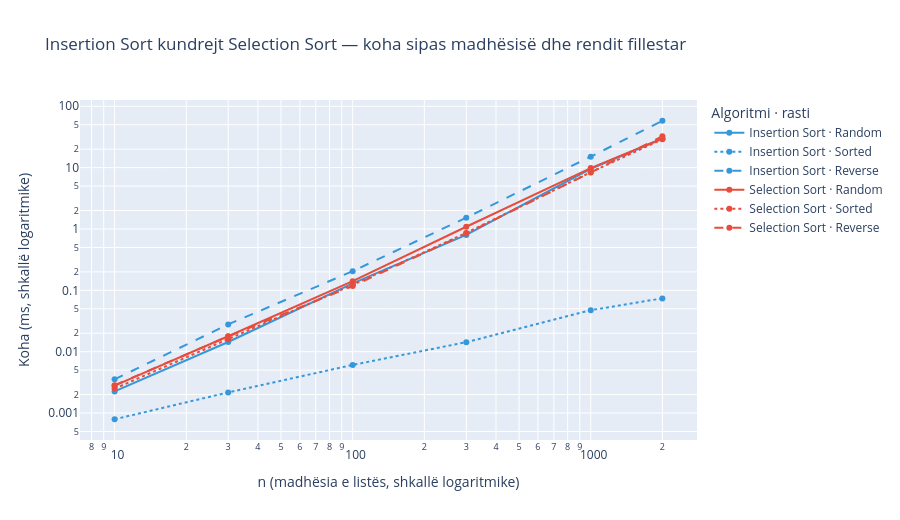

Write notebook code for a chart like this one.
### Code cell
# Ushtrim 4: Insertion Sort vs Selection Sort

import time
import random
import plotly.graph_objects as go

def insertion_sort(lista):
    n = len(lista)
    for i in range(1, n):
        vlera = lista[i]
        j = i - 1
        while j >= 0 and lista[j] > vlera:
            lista[j + 1] = lista[j]
            j -= 1
        lista[j + 1] = vlera
    return lista

def selection_sort(lista):
    n = len(lista)
    for i in range(n - 1):
        min_idx = i
        for j in range(i + 1, n):
            if lista[j] < lista[min_idx]:
                min_idx = j
        lista[i], lista[min_idx] = lista[min_idx], lista[i]
    return lista

def mat_kohen(funksioni, lista):
    # Një matje e vetme është e zhurmshme (sidomos për lista të shkurtra):
    # e përsërisim, sa herë na lejon koha, dhe mbajmë kohën MË TË VOGËL.
    perseritje = max(1, min(25, 300_000 // (len(lista) ** 2)))
    me_e_mira = float("inf")
    for _ in range(perseritje):
        kopje = lista.copy()
        t = time.perf_counter()
        funksioni(kopje)
        me_e_mira = min(me_e_mira, time.perf_counter() - t)
    return me_e_mira

madhesite = [10, 30, 100, 300, 1000, 2000]
rastet = {
    "Random":  lambda n: random.sample(range(1, n + 1), n),
    "Sorted":  lambda n: list(range(1, n + 1)),
    "Reverse": lambda n: list(range(n, 0, -1)),
}
algoritmet = {"Insertion Sort": insertion_sort, "Selection Sort": selection_sort}
ngjyrat = {"Insertion Sort": "#3498db", "Selection Sort": "#e74c3c"}
vijat = {"Random": "solid", "Sorted": "dot", "Reverse": "dash"}

kohet = {}
print(f"{'n':>6} | {'rasti':<8} | {'Insertion (ms)':>14} | {'Selection (ms)':>14}")
print("-" * 52)
for n in madhesite:
    for rasti, krijo in rastet.items():
        lista = krijo(n)
        for emri, alg in algoritmet.items():
            kohet[emri, rasti, n] = mat_kohen(alg, lista)
        print(f"{n:>6} | {rasti:<8} | {kohet['Insertion Sort', rasti, n] * 1e3:>14.4f} | "
              f"{kohet['Selection Sort', rasti, n] * 1e3:>14.4f}")

fig = go.Figure()
for emri in algoritmet:
    for rasti in rastet:
        fig.add_trace(go.Scatter(
            x=madhesite, y=[kohet[emri, rasti, n] * 1e3 for n in madhesite],
            mode="lines+markers", name=f"{emri} · {rasti}",
            line=dict(color=ngjyrat[emri], dash=vijat[rasti], width=2),
            hovertemplate=f"{emri}<br>{rasti}, n = %{{x}}<br>%{{y:.4f}} ms<extra></extra>",
        ))
fig.update_layout(
    title="Insertion Sort kundrejt Selection Sort — koha sipas madhësisë dhe rendit fillestar",
    xaxis=dict(title="n (madhësia e listës, shkallë logaritmike)", type="log"),
    yaxis=dict(title="Koha (ms, shkallë logaritmike)", type="log"),
    height=520, legend=dict(title="Algoritmi · rasti"),
)
fig.show()

print("""
Si ta lexoni grafikun (të dy boshtet janë logaritmikë):
- Një vijë me pjerrësi 1 rritet si n; një vijë me pjerrësi 2 rritet si n².
  Kur n shumëzohet me 10, koha shumëzohet ~10 herë (pjerrësia 1) ose ~100 herë (pjerrësia 2).

PËRFUNDIME KRYESORE
1. INSERTION SORT varet nga rendi fillestar:
   - Sorted: vetëm n − 1 krahasime, asnjë zhvendosje → rritet si n (rasti më i mirë).
   - Reverse: n(n − 1)/2 zhvendosje → rritet si n² (rasti më i keq).
2. SELECTION SORT bën gjithmonë n(n − 1)/2 krahasime, pavarësisht nga rendi:
   të tri vijat e tij janë pothuajse njëra mbi tjetrën, me pjerrësi 2.
3. Për lista të renditura (ose pothuajse të renditura) Insertion Sort fiton qartë;
   për lista të rastit dhe të përmbysura, të dy rriten si n².
""")

### Figure 1 — Plotly figure (JSON) as saved in the notebook; plotly's stock layout.template omitted (floating-point values rounded to 4 significant figures)
{"data": [{"hovertemplate": "Insertion Sort<br>Random, n = %{x}<br>%{y:.4f} ms<extra></extra>", "line": {"color": "#3498db", "dash": "solid", "width": 2}, "mode": "lines+markers", "name": "Insertion Sort · Random", "x": [10, 30, 100, 300, 1000, 2000], "y": [0.00225, 0.01437, 0.1297, 0.8011, 9.586, 29.55], "type": "scatter"}, {"hovertemplate": "Insertion Sort<br>Sorted, n = %{x}<br>%{y:.4f} ms<extra></extra>", "line": {"color": "#3498db", "dash": "dot", "width": 2}, "mode": "lines+markers", "name": "Insertion Sort · Sorted", "x": [10, 30, 100, 300, 1000, 2000], "y": [0.000792, 0.002166, 0.006083, 0.01429, 0.0475, 0.07392], "type": "scatter"}, {"hovertemplate": "Insertion Sort<br>Reverse, n = %{x}<br>%{y:.4f} ms<extra></extra>", "line": {"color": "#3498db", "dash": "dash", "width": 2}, "mode": "lines+markers", "name": "Insertion Sort · Reverse", "x": [10, 30, 100, 300, 1000, 2000], "y": [0.003542, 0.02783, 0.2051, 1.53, 15.1, 58.08], "type": "scatter"}, {"hovertemplate": "Selection Sort<br>Random, n = %{x}<br>%{y:.4f} ms<extra></extra>", "line": {"color": "#e74c3c", "dash": "solid", "width": 2}, "mode": "lines+markers", "name": "Selection Sort · Random", "x": [10, 30, 100, 300, 1000, 2000], "y": [0.002792, 0.01783, 0.1409, 1.086, 9.834, 29.96], "type": "scatter"}, {"hovertemplate": "Selection Sort<br>Sorted, n = %{x}<br>%{y:.4f} ms<extra></extra>", "line": {"color": "#e74c3c", "dash": "dot", "width": 2}, "mode": "lines+markers", "name": "Selection Sort · Sorted", "x": [10, 30, 100, 300, 1000, 2000], "y": [0.0025, 0.01596, 0.1232, 0.8638, 8.411, 29.08], "type": "scatter"}, {"hovertemplate": "Selection Sort<br>Reverse, n = %{x}<br>%{y:.4f} ms<extra></extra>", "line": {"color": "#e74c3c", "dash": "dash", "width": 2}, "mode": "lines+markers", "name": "Selection Sort · Reverse", "x": [10, 30, 100, 300, 1000, 2000], "y": [0.002833, 0.01775, 0.1175, 0.8449, 8.342, 32.51], "type": "scatter"}], "layout": {"xaxis": {"title": {"text": "n (madhësia e listës, shkallë logaritmike)"}, "type": "log"}, "yaxis": {"title": {"text": "Koha (ms, shkallë logaritmike)"}, "type": "log"}, "title": {"text": "Insertion Sort kundrejt Selection Sort — koha sipas madhësisë dhe rendit fillestar"}, "height": 520, "legend": {"title": {"text": "Algoritmi · rasti"}}}}
